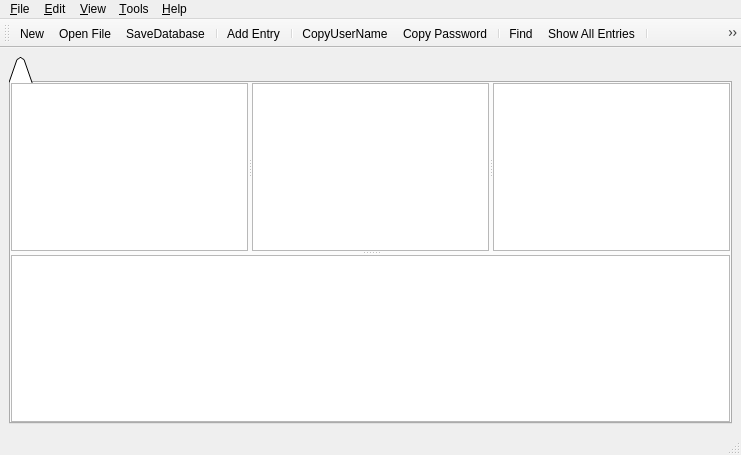
<?xml version="1.0" encoding="UTF-8"?>
<ui version="4.0">
 <class>MainWindow</class>
 <widget class="QMainWindow" name="MainWindow">
  <property name="geometry">
   <rect>
    <x>0</x>
    <y>0</y>
    <width>741</width>
    <height>455</height>
   </rect>
  </property>
  <property name="windowTitle">
   <string>MainWindow</string>
  </property>
  <widget class="QWidget" name="centralWidget">
   <layout class="QVBoxLayout" name="verticalLayout_2">
    <item>
     <widget class="QTabWidget" name="verticalTabWidget">
      <property name="tabShape">
       <enum>QTabWidget::Triangular</enum>
      </property>
      <widget class="QWidget" name="verticalTabWidgetPage1">
       <attribute name="title">
        <string/>
       </attribute>
       <layout class="QVBoxLayout" name="verticalLayout">
        <property name="margin">
         <number>0</number>
        </property>
        <item>
         <widget class="QSplitter" name="horizontalSplitter">
          <property name="orientation">
           <enum>Qt::Vertical</enum>
          </property>
          <property name="childrenCollapsible">
           <bool>true</bool>
          </property>
          <widget class="QWidget" name="widget" native="true">
           <layout class="QVBoxLayout" name="verticalLayout_3">
            <property name="margin">
             <number>0</number>
            </property>
            <item>
             <widget class="QSplitter" name="verticalSplitter">
              <property name="orientation">
               <enum>Qt::Horizontal</enum>
              </property>
              <widget class="QTreeView" name="groupTreeView"/>
              <widget class="QListView" name="entryListView"/>
              <widget class="QTextBrowser" name="sideBySideTextBrowser">
               <property name="visible">
                <bool>false</bool>
               </property>
              </widget>
             </widget>
            </item>
           </layout>
          </widget>
          <widget class="QTextBrowser" name="stackedTextBrowser"/>
         </widget>
        </item>
       </layout>
      </widget>
     </widget>
    </item>
   </layout>
  </widget>
  <widget class="QMenuBar" name="menuBar">
   <property name="geometry">
    <rect>
     <x>0</x>
     <y>0</y>
     <width>741</width>
     <height>21</height>
    </rect>
   </property>
   <widget class="QMenu" name="menuFile">
    <property name="title">
     <string>&amp;File</string>
    </property>
    <widget class="QMenu" name="menuOpen">
     <property name="title">
      <string>&amp;Open</string>
     </property>
     <addaction name="actionOpen_File"/>
     <addaction name="actionOpen_Url"/>
    </widget>
    <widget class="QMenu" name="menuOpen_Recent">
     <property name="title">
      <string>Open &amp;Recent</string>
     </property>
     <addaction name="separator"/>
     <addaction name="actionClear_List"/>
    </widget>
    <widget class="QMenu" name="menuSave_As">
     <property name="title">
      <string>Save &amp;As</string>
     </property>
     <addaction name="actionSave_to_File"/>
     <addaction name="actionSave_to_URL"/>
     <addaction name="separator"/>
     <addaction name="actionSave_copy_as"/>
    </widget>
    <widget class="QMenu" name="menuSynchronize">
     <property name="title">
      <string>S&amp;ynchronize</string>
     </property>
     <widget class="QMenu" name="menuRecent_Files">
      <property name="title">
       <string>&amp;Recent Files</string>
      </property>
      <addaction name="separator"/>
      <addaction name="actionClear_List_2"/>
     </widget>
     <addaction name="actionSynchronize_with_File"/>
     <addaction name="actionSynchronize_with_URL"/>
     <addaction name="separator"/>
     <addaction name="menuRecent_Files"/>
    </widget>
    <addaction name="actionNewDatabase"/>
    <addaction name="menuOpen"/>
    <addaction name="menuOpen_Recent"/>
    <addaction name="actionCloseDatabase"/>
    <addaction name="separator"/>
    <addaction name="actionSave"/>
    <addaction name="menuSave_As"/>
    <addaction name="separator"/>
    <addaction name="actionDatabaseSettings"/>
    <addaction name="actionChangeMasterKey"/>
    <addaction name="separator"/>
    <addaction name="actionPrint"/>
    <addaction name="separator"/>
    <addaction name="actionImport"/>
    <addaction name="actionExport"/>
    <addaction name="menuSynchronize"/>
    <addaction name="separator"/>
    <addaction name="actionLock_Workspace"/>
    <addaction name="actionExit"/>
   </widget>
   <widget class="QMenu" name="menuEdit">
    <property name="title">
     <string>&amp;Edit</string>
    </property>
    <widget class="QMenu" name="menuShow_Entries_by_Tag">
     <property name="title">
      <string>Show Entries &amp;by Tag</string>
     </property>
     <addaction name="action_No_tags_found"/>
    </widget>
    <addaction name="actionAdd_Group"/>
    <addaction name="actionEdit_Group"/>
    <addaction name="actionDelete_Group"/>
    <addaction name="separator"/>
    <addaction name="actionAdd_Entry"/>
    <addaction name="actionEdit_View_Entry"/>
    <addaction name="actionDuplicate_Entry"/>
    <addaction name="actionDelete_Entry"/>
    <addaction name="separator"/>
    <addaction name="actionSe_lect_All"/>
    <addaction name="separator"/>
    <addaction name="actionShow_All_Entries"/>
    <addaction name="actionShow_All_Expired_Entries"/>
    <addaction name="menuShow_Entries_by_Tag"/>
    <addaction name="separator"/>
    <addaction name="actionFind"/>
   </widget>
   <widget class="QMenu" name="menuView">
    <property name="title">
     <string>&amp;View</string>
    </property>
    <widget class="QMenu" name="menu_Window_Layout">
     <property name="title">
      <string>&amp;Window Layout</string>
     </property>
     <addaction name="action_Stacked"/>
     <addaction name="actionSide_by_Side"/>
    </widget>
    <widget class="QMenu" name="menu_Sort_By">
     <property name="title">
      <string>&amp;Sort By</string>
     </property>
     <addaction name="action_No_Sort"/>
     <addaction name="separator"/>
     <addaction name="actionTitle"/>
     <addaction name="actionUser_Name"/>
     <addaction name="actionPassword"/>
     <addaction name="actionURL"/>
     <addaction name="actionNotes"/>
     <addaction name="separator"/>
     <addaction name="action_Ascending"/>
     <addaction name="action_Descending"/>
    </widget>
    <widget class="QMenu" name="menuTAN_View_Options">
     <property name="title">
      <string>TAN &amp;View Options</string>
     </property>
     <addaction name="actionUse_Simple_List_View_for_TAN_Only_Groups"/>
     <addaction name="actionShowTANIndicies"/>
    </widget>
    <widget class="QMenu" name="menu_Grouping_in_Entry_List">
     <property name="title">
      <string>&amp;Grouping in Entry List</string>
     </property>
     <addaction name="actionShowTANIndiciesOn"/>
     <addaction name="actionShowTANIndiciesAuto"/>
     <addaction name="actionShowTANIndiciesOff"/>
    </widget>
    <addaction name="actionChange_Language"/>
    <addaction name="separator"/>
    <addaction name="actionShow_Toolbar"/>
    <addaction name="actionShow_Entry_View"/>
    <addaction name="menu_Window_Layout"/>
    <addaction name="separator"/>
    <addaction name="action_Always_on_Top"/>
    <addaction name="separator"/>
    <addaction name="action_Configure_Columns"/>
    <addaction name="menu_Sort_By"/>
    <addaction name="menuTAN_View_Options"/>
    <addaction name="menu_Grouping_in_Entry_List"/>
    <addaction name="separator"/>
    <addaction name="actionShow_Entries_of_Subgroups"/>
   </widget>
   <widget class="QMenu" name="menuTools">
    <property name="title">
     <string>&amp;Tools</string>
    </property>
    <widget class="QMenu" name="menu_Database_Tools">
     <property name="title">
      <string>&amp;Database Tools</string>
     </property>
     <addaction name="actionDatabase_Maintenance"/>
     <addaction name="separator"/>
     <addaction name="actionDelete_Duplicate_Entris"/>
     <addaction name="actionDelete_Empty_Groups"/>
     <addaction name="actionDelete_Unused_Custom_Icons"/>
    </widget>
    <addaction name="action_Generate_Password"/>
    <addaction name="actionGenerate_Password_List"/>
    <addaction name="separator"/>
    <addaction name="action_TAN_WIzard"/>
    <addaction name="menu_Database_Tools"/>
    <addaction name="separator"/>
    <addaction name="action_Triggers"/>
    <addaction name="action_Plugins"/>
    <addaction name="separator"/>
    <addaction name="action_Options"/>
   </widget>
   <widget class="QMenu" name="menuHelp">
    <property name="title">
     <string>&amp;Help</string>
    </property>
    <addaction name="action_Help_Contents"/>
    <addaction name="actionHelp_Source"/>
    <addaction name="separator"/>
    <addaction name="actionKeePass_Website"/>
    <addaction name="action_Donate"/>
    <addaction name="separator"/>
    <addaction name="action_Check_for_Update"/>
    <addaction name="separator"/>
    <addaction name="actionAbout_KeePass"/>
   </widget>
   <addaction name="menuFile"/>
   <addaction name="menuEdit"/>
   <addaction name="menuView"/>
   <addaction name="menuTools"/>
   <addaction name="menuHelp"/>
  </widget>
  <widget class="QToolBar" name="toolBar">
   <property name="windowTitle">
    <string>toolBar</string>
   </property>
   <attribute name="toolBarArea">
    <enum>TopToolBarArea</enum>
   </attribute>
   <attribute name="toolBarBreak">
    <bool>false</bool>
   </attribute>
   <addaction name="actionNewDatabase"/>
   <addaction name="actionOpen_File"/>
   <addaction name="actionSave"/>
   <addaction name="separator"/>
   <addaction name="actionAdd_Entry"/>
   <addaction name="separator"/>
   <addaction name="actionCopyUserName"/>
   <addaction name="actionCopy_Password"/>
   <addaction name="separator"/>
   <addaction name="actionFind"/>
   <addaction name="actionShow_All_Entries"/>
   <addaction name="separator"/>
   <addaction name="actionLock_Workspace"/>
  </widget>
  <widget class="QStatusBar" name="statusBar"/>
  <action name="actionNewDatabase">
   <property name="icon">
    <iconset resource="ui/keepass.qrc">
     <normaloff>:/KeePass/Resources/Nuvola/B16x16_FileNew.png</normaloff>:/KeePass/Resources/Nuvola/B16x16_FileNew.png</iconset>
   </property>
   <property name="text">
    <string>&amp;New...</string>
   </property>
   <property name="toolTip">
    <string>Create a New Database</string>
   </property>
   <property name="shortcut">
    <string>Ctrl+N</string>
   </property>
  </action>
  <action name="actionCloseDatabase">
   <property name="icon">
    <iconset resource="ui/keepass.qrc">
     <normaloff>:/KeePass/Resources/Nuvola_Derived/B16x16_File_Close.png</normaloff>:/KeePass/Resources/Nuvola_Derived/B16x16_File_Close.png</iconset>
   </property>
   <property name="text">
    <string>&amp;Close</string>
   </property>
   <property name="toolTip">
    <string>Close Current Database</string>
   </property>
   <property name="shortcut">
    <string>Ctrl+W</string>
   </property>
  </action>
  <action name="actionSave">
   <property name="icon">
    <iconset resource="ui/keepass.qrc">
     <normaloff>:/KeePass/Resources/Nuvola/B16x16_FileSave.png</normaloff>:/KeePass/Resources/Nuvola/B16x16_FileSave.png</iconset>
   </property>
   <property name="text">
    <string>&amp;SaveDatabase</string>
   </property>
   <property name="toolTip">
    <string>Save Current Database</string>
   </property>
   <property name="shortcut">
    <string>Ctrl+S</string>
   </property>
  </action>
  <action name="actionDatabaseSettings">
   <property name="icon">
    <iconset resource="ui/keepass.qrc">
     <normaloff>:/KeePass/Resources/Nuvola/B16x16_Package_Development.png</normaloff>:/KeePass/Resources/Nuvola/B16x16_Package_Development.png</iconset>
   </property>
   <property name="text">
    <string>&amp;Database Settings...</string>
   </property>
   <property name="toolTip">
    <string>Open Database Settings Dialog</string>
   </property>
  </action>
  <action name="actionChangeMasterKey">
   <property name="icon">
    <iconset resource="ui/keepass.qrc">
     <normaloff>:/KeePass/Resources/Nuvola/B16x16_File_Locked.png</normaloff>:/KeePass/Resources/Nuvola/B16x16_File_Locked.png</iconset>
   </property>
   <property name="text">
    <string>Change &amp;Master Key...</string>
   </property>
   <property name="toolTip">
    <string>Change Master Key for Current Database</string>
   </property>
  </action>
  <action name="actionPrint">
   <property name="icon">
    <iconset resource="ui/keepass.qrc">
     <normaloff>:/KeePass/Resources/Nuvola/B16x16_FilePrint.png</normaloff>:/KeePass/Resources/Nuvola/B16x16_FilePrint.png</iconset>
   </property>
   <property name="text">
    <string>&amp;Print...</string>
   </property>
   <property name="shortcut">
    <string>Ctrl+P</string>
   </property>
  </action>
  <action name="actionImport">
   <property name="text">
    <string>&amp;Import...</string>
   </property>
  </action>
  <action name="actionExport">
   <property name="text">
    <string>&amp;Export...</string>
   </property>
  </action>
  <action name="actionLock_Workspace">
   <property name="icon">
    <iconset resource="ui/keepass.qrc">
     <normaloff>:/KeePass/Resources/Images/B16x16_LockWorkspace.png</normaloff>:/KeePass/Resources/Images/B16x16_LockWorkspace.png</iconset>
   </property>
   <property name="text">
    <string>&amp;Lock Workspace</string>
   </property>
   <property name="shortcut">
    <string>Ctrl+L</string>
   </property>
  </action>
  <action name="actionExit">
   <property name="text">
    <string>E&amp;xit</string>
   </property>
   <property name="toolTip">
    <string>Exit KeePass</string>
   </property>
  </action>
  <action name="actionOpen_File">
   <property name="icon">
    <iconset resource="ui/keepass.qrc">
     <normaloff>:/KeePass/Resources/Nuvola/B16x16_Folder_Yellow_Open.png</normaloff>:/KeePass/Resources/Nuvola/B16x16_Folder_Yellow_Open.png</iconset>
   </property>
   <property name="text">
    <string>Open &amp;File...</string>
   </property>
   <property name="shortcut">
    <string>Ctrl+O</string>
   </property>
  </action>
  <action name="actionOpen_Url">
   <property name="icon">
    <iconset resource="ui/keepass.qrc">
     <normaloff>:/KeePass/Resources/Nuvola_Client/C01_Package_Network.png</normaloff>:/KeePass/Resources/Nuvola_Client/C01_Package_Network.png</iconset>
   </property>
   <property name="text">
    <string>Open &amp;Url...</string>
   </property>
   <property name="shortcut">
    <string>Ctrl+Shift+O</string>
   </property>
  </action>
  <action name="actionClear_List">
   <property name="text">
    <string>&amp;Clear List</string>
   </property>
  </action>
  <action name="actionSave_to_File">
   <property name="text">
    <string>Save to &amp;File...</string>
   </property>
  </action>
  <action name="actionSave_to_URL">
   <property name="text">
    <string>Save to &amp;URL...</string>
   </property>
  </action>
  <action name="actionSave_copy_as">
   <property name="text">
    <string>Save &amp;Copy to File...</string>
   </property>
  </action>
  <action name="actionSynchronize_with_File">
   <property name="text">
    <string>Synchronize with &amp;File...</string>
   </property>
   <property name="shortcut">
    <string>Ctrl+R</string>
   </property>
  </action>
  <action name="actionSynchronize_with_URL">
   <property name="text">
    <string>Synchronize with &amp;URL...</string>
   </property>
   <property name="shortcut">
    <string>Ctrl+Shift+R</string>
   </property>
  </action>
  <action name="actionClear_List_2">
   <property name="text">
    <string>&amp;Clear List</string>
   </property>
  </action>
  <action name="actionAdd_Group">
   <property name="text">
    <string>Add &amp;Group</string>
   </property>
  </action>
  <action name="actionEdit_Group">
   <property name="text">
    <string>Ed&amp;it Group</string>
   </property>
  </action>
  <action name="actionDelete_Group">
   <property name="text">
    <string>Dele&amp;te Group</string>
   </property>
   <property name="shortcut">
    <string>Del</string>
   </property>
  </action>
  <action name="actionAdd_Entry">
   <property name="icon">
    <iconset resource="ui/keepass.qrc">
     <normaloff>:/KeePass/Resources/Nuvola/B16x16_KGPG_Import.png</normaloff>:/KeePass/Resources/Nuvola/B16x16_KGPG_Import.png</iconset>
   </property>
   <property name="text">
    <string>&amp;Add Entry...</string>
   </property>
   <property name="shortcut">
    <string>Ctrl+I</string>
   </property>
  </action>
  <action name="actionEdit_View_Entry">
   <property name="text">
    <string>&amp;Edit/View Entry...</string>
   </property>
   <property name="shortcut">
    <string>Return</string>
   </property>
  </action>
  <action name="actionDuplicate_Entry">
   <property name="text">
    <string>Dupli&amp;cate Entry</string>
   </property>
  </action>
  <action name="actionDelete_Entry">
   <property name="text">
    <string>&amp;Delete Entry</string>
   </property>
   <property name="shortcut">
    <string>Del</string>
   </property>
  </action>
  <action name="actionShow_All_Entries">
   <property name="icon">
    <iconset resource="ui/keepass.qrc">
     <normaloff>:/KeePass/Resources/Nuvola/B16x16_KGPG_Key3.png</normaloff>:/KeePass/Resources/Nuvola/B16x16_KGPG_Key3.png</iconset>
   </property>
   <property name="text">
    <string>&amp;Show All Entries</string>
   </property>
  </action>
  <action name="actionShow_All_Expired_Entries">
   <property name="text">
    <string>Show All E&amp;xpired Entries</string>
   </property>
  </action>
  <action name="action_No_tags_found">
   <property name="enabled">
    <bool>false</bool>
   </property>
   <property name="text">
    <string>(No tags found)</string>
   </property>
  </action>
  <action name="actionFind">
   <property name="icon">
    <iconset resource="ui/keepass.qrc">
     <normaloff>:/KeePass/Resources/Nuvola/B16x16_XMag.png</normaloff>:/KeePass/Resources/Nuvola/B16x16_XMag.png</iconset>
   </property>
   <property name="text">
    <string>&amp;Find...</string>
   </property>
   <property name="shortcut">
    <string>Ctrl+F</string>
   </property>
  </action>
  <action name="actionSe_lect_All">
   <property name="text">
    <string>Se&amp;lect All</string>
   </property>
   <property name="shortcut">
    <string>Ctrl+A</string>
   </property>
  </action>
  <action name="actionChange_Language">
   <property name="icon">
    <iconset resource="ui/keepass.qrc">
     <normaloff>:/KeePass/Resources/Nuvola/B16x16_Keyboard_Layout.png</normaloff>:/KeePass/Resources/Nuvola/B16x16_Keyboard_Layout.png</iconset>
   </property>
   <property name="text">
    <string>Change &amp;Language...</string>
   </property>
  </action>
  <action name="actionShow_Toolbar">
   <property name="checkable">
    <bool>true</bool>
   </property>
   <property name="checked">
    <bool>true</bool>
   </property>
   <property name="text">
    <string>Show &amp;Toolbar</string>
   </property>
  </action>
  <action name="actionShow_Entry_View">
   <property name="checkable">
    <bool>true</bool>
   </property>
   <property name="checked">
    <bool>true</bool>
   </property>
   <property name="text">
    <string>Show &amp;Entry View</string>
   </property>
  </action>
  <action name="action_Always_on_Top">
   <property name="checkable">
    <bool>true</bool>
   </property>
   <property name="text">
    <string>&amp;Always on Top</string>
   </property>
  </action>
  <action name="action_Configure_Columns">
   <property name="text">
    <string>&amp;Configure Columns...</string>
   </property>
  </action>
  <action name="actionUse_Simple_List_View_for_TAN_Only_Groups">
   <property name="checkable">
    <bool>true</bool>
   </property>
   <property name="checked">
    <bool>true</bool>
   </property>
   <property name="text">
    <string>Use &amp;Simple List View for TAN-Only Groups</string>
   </property>
  </action>
  <action name="actionShowTANIndicies">
   <property name="checkable">
    <bool>true</bool>
   </property>
   <property name="checked">
    <bool>true</bool>
   </property>
   <property name="text">
    <string>Show TAN &amp;Indicies in Entry Titles</string>
   </property>
  </action>
  <action name="actionShow_Entries_of_Subgroups">
   <property name="checkable">
    <bool>true</bool>
   </property>
   <property name="text">
    <string>Show Entries of Su&amp;bgroups</string>
   </property>
  </action>
  <action name="action_Generate_Password">
   <property name="text">
    <string>&amp;Generate Password...</string>
   </property>
  </action>
  <action name="actionGenerate_Password_List">
   <property name="text">
    <string>Generate Password &amp;List...</string>
   </property>
  </action>
  <action name="action_Triggers">
   <property name="text">
    <string>&amp;Triggers...</string>
   </property>
  </action>
  <action name="action_Plugins">
   <property name="text">
    <string>&amp;Plugins...</string>
   </property>
  </action>
  <action name="action_Options">
   <property name="text">
    <string>&amp;Options...</string>
   </property>
  </action>
  <action name="action_TAN_WIzard">
   <property name="text">
    <string>&amp;TAN WIzard...</string>
   </property>
  </action>
  <action name="actionDatabase_Maintenance">
   <property name="text">
    <string>Database &amp;Maintenance...</string>
   </property>
  </action>
  <action name="actionDelete_Duplicate_Entris">
   <property name="text">
    <string>Delete &amp;Duplicate Entries</string>
   </property>
  </action>
  <action name="actionDelete_Empty_Groups">
   <property name="text">
    <string>Delete Empty &amp;Groups</string>
   </property>
  </action>
  <action name="actionDelete_Unused_Custom_Icons">
   <property name="text">
    <string>Delete Unused Custom &amp;Icons</string>
   </property>
  </action>
  <action name="action_Help_Contents">
   <property name="text">
    <string>&amp;Help Contents</string>
   </property>
   <property name="shortcut">
    <string>F1</string>
   </property>
  </action>
  <action name="actionHelp_Source">
   <property name="text">
    <string>Help &amp;Source...</string>
   </property>
  </action>
  <action name="actionKeePass_Website">
   <property name="text">
    <string>KeePass &amp;Website</string>
   </property>
  </action>
  <action name="action_Donate">
   <property name="text">
    <string>&amp;Donate...</string>
   </property>
  </action>
  <action name="action_Check_for_Update">
   <property name="text">
    <string>&amp;Check for Update</string>
   </property>
  </action>
  <action name="actionAbout_KeePass">
   <property name="text">
    <string>About KeePass...</string>
   </property>
  </action>
  <action name="actionCopyUserName">
   <property name="icon">
    <iconset resource="ui/keepass.qrc">
     <normaloff>:/KeePass/Resources/Nuvola/B16x16_Personal.png</normaloff>:/KeePass/Resources/Nuvola/B16x16_Personal.png</iconset>
   </property>
   <property name="text">
    <string>CopyUserName</string>
   </property>
   <property name="toolTip">
    <string>Copy User Name to Clipboard</string>
   </property>
   <property name="shortcut">
    <string>Ctrl+B</string>
   </property>
  </action>
  <action name="actionCopy_Password">
   <property name="icon">
    <iconset resource="ui/keepass.qrc">
     <normaloff>:/KeePass/Resources/Nuvola/B16x16_KGPG_Info.png</normaloff>:/KeePass/Resources/Nuvola/B16x16_KGPG_Info.png</iconset>
   </property>
   <property name="text">
    <string>Copy Password</string>
   </property>
   <property name="toolTip">
    <string>Copy Password to Clipboard</string>
   </property>
   <property name="shortcut">
    <string>Ctrl+C</string>
   </property>
  </action>
  <actiongroup name="actiongroupEntryView">
   <action name="action_Stacked">
    <property name="checkable">
     <bool>true</bool>
    </property>
    <property name="checked">
     <bool>true</bool>
    </property>
    <property name="text">
     <string>&amp;Stacked</string>
    </property>
   </action>
   <action name="actionSide_by_Side">
    <property name="checkable">
     <bool>true</bool>
    </property>
    <property name="text">
     <string>Side &amp;by Side</string>
    </property>
   </action>
  </actiongroup>
  <actiongroup name="actiongroupSortByType">
   <action name="action_No_Sort">
    <property name="checkable">
     <bool>true</bool>
    </property>
    <property name="checked">
     <bool>true</bool>
    </property>
    <property name="text">
     <string>&amp;No Sort</string>
    </property>
   </action>
   <action name="actionTitle">
    <property name="checkable">
     <bool>true</bool>
    </property>
    <property name="text">
     <string>Title</string>
    </property>
   </action>
   <action name="actionUser_Name">
    <property name="checkable">
     <bool>true</bool>
    </property>
    <property name="text">
     <string>User Name</string>
    </property>
   </action>
   <action name="actionPassword">
    <property name="checkable">
     <bool>true</bool>
    </property>
    <property name="text">
     <string>Password</string>
    </property>
   </action>
   <action name="actionURL">
    <property name="checkable">
     <bool>true</bool>
    </property>
    <property name="text">
     <string>URL</string>
    </property>
   </action>
   <action name="actionNotes">
    <property name="checkable">
     <bool>true</bool>
    </property>
    <property name="text">
     <string>Notes</string>
    </property>
   </action>
  </actiongroup>
  <actiongroup name="actiongroupSortByOrder">
   <action name="action_Ascending">
    <property name="checkable">
     <bool>true</bool>
    </property>
    <property name="text">
     <string>&amp;Ascending</string>
    </property>
   </action>
   <action name="action_Descending">
    <property name="checkable">
     <bool>true</bool>
    </property>
    <property name="text">
     <string>&amp;Descending</string>
    </property>
   </action>
  </actiongroup>
  <actiongroup name="actiongroupShowTANIndicies">
   <action name="actionShowTANIndiciesOn">
    <property name="checkable">
     <bool>true</bool>
    </property>
    <property name="text">
     <string>On</string>
    </property>
   </action>
   <action name="actionShowTANIndiciesAuto">
    <property name="checkable">
     <bool>true</bool>
    </property>
    <property name="checked">
     <bool>true</bool>
    </property>
    <property name="text">
     <string>Auto (&amp;Recommended)</string>
    </property>
   </action>
   <action name="actionShowTANIndiciesOff">
    <property name="checkable">
     <bool>true</bool>
    </property>
    <property name="text">
     <string>Off</string>
    </property>
   </action>
  </actiongroup>
 </widget>
 <resources>
  <include location="ui/keepass.qrc"/>
 </resources>
 <connections>
  <connection>
   <sender>actionShow_Toolbar</sender>
   <signal>toggled(bool)</signal>
   <receiver>toolBar</receiver>
   <slot>setVisible(bool)</slot>
   <hints>
    <hint type="sourcelabel">
     <x>-1</x>
     <y>-1</y>
    </hint>
    <hint type="destinationlabel">
     <x>399</x>
     <y>26</y>
    </hint>
   </hints>
  </connection>
  <connection>
   <sender>actionExit</sender>
   <signal>triggered()</signal>
   <receiver>MainWindow</receiver>
   <slot>close()</slot>
   <hints>
    <hint type="sourcelabel">
     <x>-1</x>
     <y>-1</y>
    </hint>
    <hint type="destinationlabel">
     <x>399</x>
     <y>299</y>
    </hint>
   </hints>
  </connection>
  <connection>
   <sender>action_Stacked</sender>
   <signal>toggled(bool)</signal>
   <receiver>stackedTextBrowser</receiver>
   <slot>setVisible(bool)</slot>
   <hints>
    <hint type="sourcelabel">
     <x>-1</x>
     <y>-1</y>
    </hint>
    <hint type="destinationlabel">
     <x>369</x>
     <y>331</y>
    </hint>
   </hints>
  </connection>
  <connection>
   <sender>actionSide_by_Side</sender>
   <signal>toggled(bool)</signal>
   <receiver>sideBySideTextBrowser</receiver>
   <slot>setVisible(bool)</slot>
   <hints>
    <hint type="sourcelabel">
     <x>-1</x>
     <y>-1</y>
    </hint>
    <hint type="destinationlabel">
     <x>609</x>
     <y>158</y>
    </hint>
   </hints>
  </connection>
 </connections>
</ui>
